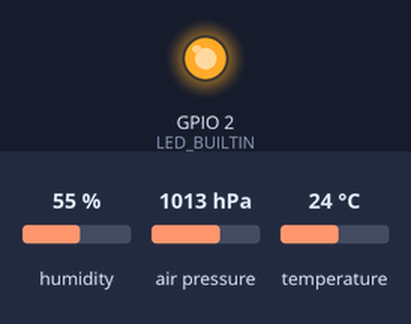
A sketch run on a simulated ESP8266 (NodeMCU). On the bench: output pins drawn as LEDs (lit = HIGH, except the on-board LED, lit = LOW). Inputs (shaded band) come from the test bench; at power-on: humidity 55 %, air pressure 1013 hPa, temperature 24 °C. WiFi joins after 1.5 s; servers stay silent unless stated; no MQTT or app messages arrive unless stated; what the sketch prints to the serial monitor is not drawn.

Above: at 0.1 s.
At 1.6 s:
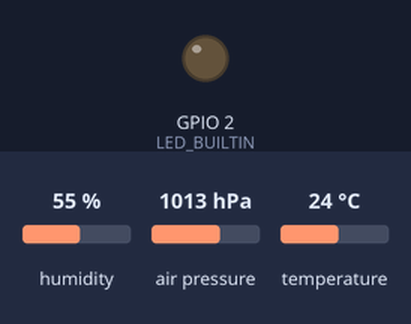
Timing chart, 0 to 3.1 s (numbered marks = the images above):
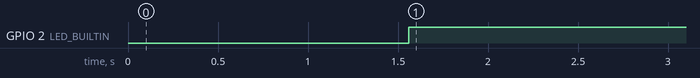

Measured:
- by itself, GPIO 2 (LED_BUILTIN): LOW → HIGH at 1.6 s

The sketch:

weather-ESP.ino
```cpp
#include <ESP8266WiFi.h>
#include <PubSubClient.h>
#include <Wire.h>
#include <Adafruit_Sensor.h>
#include <Adafruit_BME280.h>

// WIFI CREDENTIALS
const char* SSID = "MartinRouterPing";
const char* PSK = "_1HaveAStream";
const char* MQTT_BROKER = "192.168.0.105";
const int PORT = 1883;

String main_topic = "homesens/ESP32/";

// LOOP DELAY
const int DELAY = 2500;

// MQTT STUFF
String mqtt_subtopic = "balkon";
WiFiClient espClient;
PubSubClient client(espClient);
String espClientNameString = "ESPClient_" + mqtt_subtopic;
char espClientName[50];

// BME STUFF
Adafruit_BME280 bme;
const float TEMP_SENS_OFFSET = -2;

void setup() {
  // INIT LED. TURN IT ON
  pinMode(LED_BUILTIN, OUTPUT);
  digitalWrite(LED_BUILTIN, LOW);

  // INIT SERIAL
	Serial.begin(115200);
  Serial.println("\nWelcome to Weater-ESP");

  // SETUP WIFI
	Serial.println(String("Connecting to ") + SSID);
	WiFi.begin(SSID, PSK);

	while (WiFi.status() != WL_CONNECTED) {
		delay(500);
		Serial.print(".");
	}
	Serial.println(" WiFi connected");
	Serial.print("IP address: ");
  Serial.println(WiFi.localIP());

  // SETUP MQTT
	client.setServer(MQTT_BROKER, PORT);
  espClientNameString.toCharArray(espClientName, sizeof(espClientName));

  // INIT BME SENSOR
  static bool connected = false;
  if (!connected) {
    while(!bme.begin(0x76)){
      Serial.println("Could not find BME280. Check Wiring!");
      delay(500);
    }
  }
  Serial.println("BME280 connected");
}

void reconnect() {
	while (!client.connected()) {
		Serial.println("Reconnecting...");
		if (!client.connect(espClientName)) {
			Serial.print("failed, rc=");
			Serial.print(client.state());
			Serial.println(" retrying in 5 seconds");
			delay(5000);
		}
	}
}

void loop() {
  // CONNECTION CHECK
	if (!client.connected()) {
    digitalWrite(LED_BUILTIN, LOW);
		reconnect();
	}

  digitalWrite(LED_BUILTIN, LOW);
  client.loop();

  // SEND REAL STUFF
  char msg[50];
  snprintf (msg, 50, "Alive since %ld milliseconds", millis());
  Serial.println(msg);
  String topicMsg_string = main_topic + mqtt_subtopic + "/message";
  char topicMsg [50];
  topicMsg_string.toCharArray(topicMsg, sizeof(topicMsg));
  client.publish(topicMsg, msg);

  // SEND IP ADDRESS
  char bufIp [20];
  IPAddress ipaddr = WiFi.localIP();
  sprintf(bufIp, "%d.%d.%d.%d", ipaddr[0], ipaddr[1], ipaddr[2], ipaddr[3]);
  String topicIp_string = "homesens/ESP32/" + mqtt_subtopic + "/ip";
  char topicIp [50];
  topicIp_string.toCharArray(topicIp, sizeof(topicIp));
  client.publish(topicIp, bufIp);

  // SEND MAC ADDRESS
  String mac = String(WiFi.macAddress());
  char bufMac [20];
  mac.toCharArray(bufMac, 20);
  String topicMac_string = main_topic + mqtt_subtopic + "/mac";
  char topicMac [50];
  topicMac_string.toCharArray(topicMac, sizeof(topicMac));
  client.publish(topicMac, bufMac);

  // SEND TEMPERATURE
  float temp = bme.readTemperature() + TEMP_SENS_OFFSET;
  char buftemp[20];
  sprintf (buftemp, "%f", temp);
  String topicTemperature_string = main_topic + mqtt_subtopic + "/temperature";
  char topicTemperature [50];
  topicTemperature_string.toCharArray(topicTemperature, sizeof(topicTemperature));
  client.publish(topicTemperature, buftemp);

  // SEND PRESSURE
  float pressure = bme.readPressure()/100;
  char bufpressure[20];
  sprintf (bufpressure, "%f", pressure);
  String topicPressure_string = main_topic + mqtt_subtopic + "/pressure";
  char topicPressure [50];
  topicPressure_string.toCharArray(topicPressure, sizeof(topicPressure));
  client.publish(topicPressure, buftemp);

  // SEND HUMIDITY
  float humidity = bme.readHumidity();
  char bufhumidity[20];
  sprintf (bufhumidity, "%f", humidity);
  String topicHumidity_string = main_topic + mqtt_subtopic + "/humidity";
  char topicHumidity [50];
  topicHumidity_string.toCharArray(topicHumidity, sizeof(topicHumidity));
  client.publish(topicHumidity, buftemp);

  // FINISH
  digitalWrite(LED_BUILTIN, HIGH);

  // WAIT FOR GIVEN TIME PERIOD
  delay(DELAY);
}
     
```
